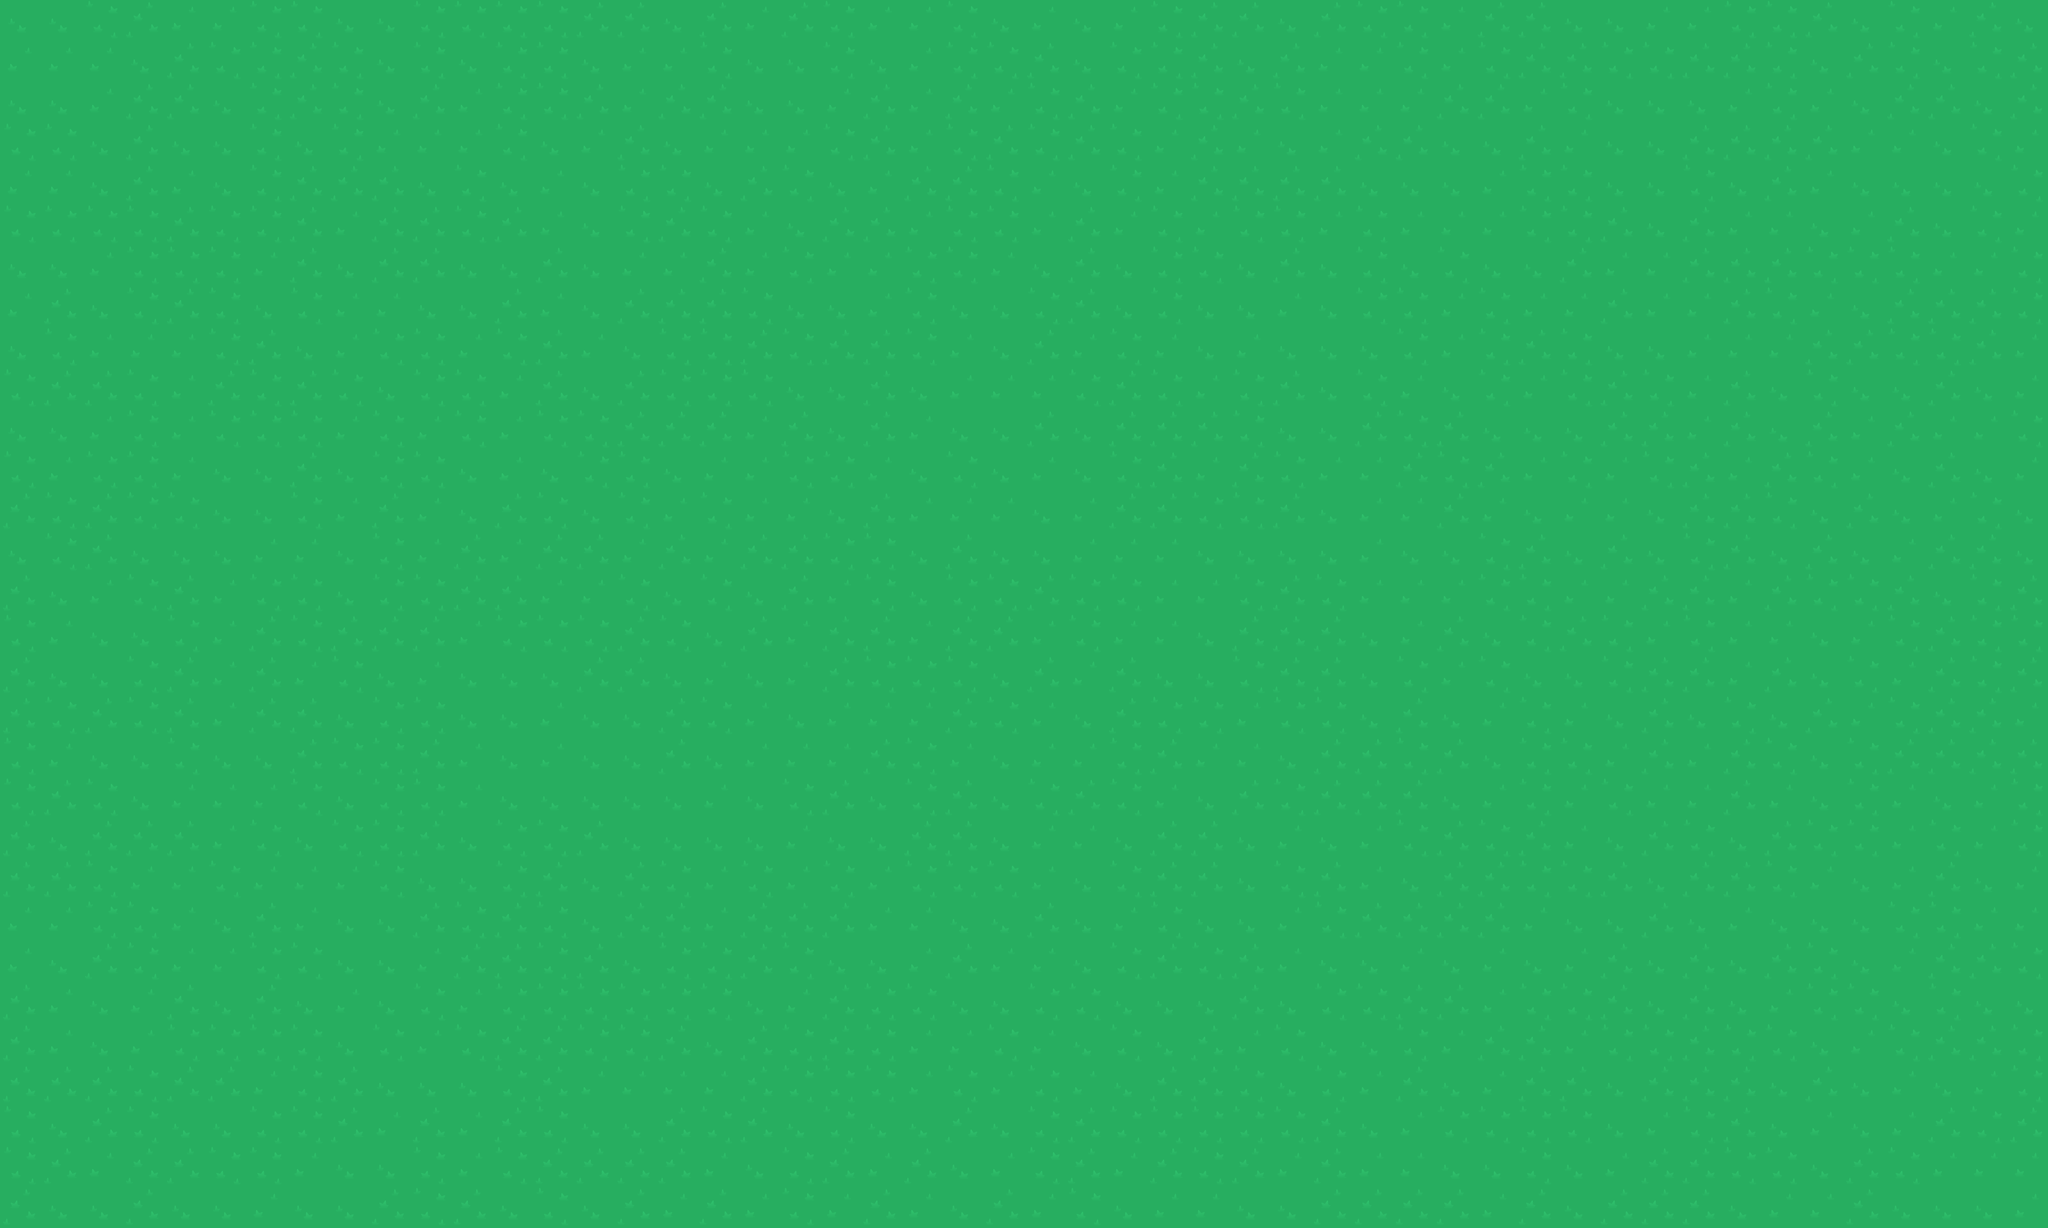

This game map was drawn from its Tiled (.tmx) file and the tilesets committed beside it. A one-line description and the full map source follow:
An orthogonal 50x30 tile map with 64x64 px tiles, 2 tile layers (Ground, Trees).

<map version="1.2" tiledversion="1.3.0" orientation="orthogonal" renderorder="right-down" compressionlevel="-1" width="50" height="30" tilewidth="64" tileheight="64" infinite="0" nextlayerid="3" nextobjectid="1">
 <tileset firstgid="1" source="Kenney Topdown Pack.tsx" />
 <layer id="1" name="Ground" width="50" height="30">
  <data encoding="csv">
4,4,2,1,3,3,2,2,4,4,2,2,2,2,1,1,4,1,3,1,2,3,3,2,4,3,4,3,2,1,1,4,1,2,2,3,1,1,4,4,3,3,2,2,1,4,2,3,1,4,
3,3,3,4,1,2,2,1,2,4,2,4,2,2,4,3,3,2,4,4,2,4,3,2,2,1,4,2,2,1,4,1,3,3,2,3,2,1,1,2,2,1,1,2,4,1,2,4,2,1,
4,4,3,1,1,4,2,1,2,4,1,3,2,2,1,3,1,1,4,4,3,1,3,1,3,2,1,3,2,2,1,2,3,3,3,1,1,3,2,4,4,4,3,2,3,4,1,1,4,1,
2,2,4,1,4,4,2,4,2,3,3,3,2,4,3,1,4,3,3,3,2,1,3,2,1,2,1,2,3,1,3,4,3,1,1,4,4,1,3,4,4,1,1,1,1,3,3,4,2,3,
3,3,4,1,3,4,2,1,1,1,4,2,4,3,4,2,2,4,1,2,4,3,1,1,2,3,4,2,3,1,1,1,1,4,4,4,3,2,2,4,4,2,4,1,3,4,4,4,4,2,
2,2,2,2,1,2,2,1,3,1,1,2,1,3,4,2,1,2,3,4,1,1,3,2,2,3,1,3,2,3,2,2,3,2,3,3,3,2,2,1,4,1,3,3,4,3,1,4,2,3,
4,4,3,2,2,2,3,1,4,1,1,4,4,1,4,3,3,1,3,2,3,3,2,2,3,4,1,4,2,2,4,1,4,2,4,2,4,4,1,3,3,1,1,1,2,2,2,3,3,2,
3,1,4,2,1,2,4,2,3,3,4,4,1,3,4,1,1,1,2,4,4,3,2,4,4,2,1,4,2,4,4,3,4,2,2,3,2,3,3,1,3,3,1,2,3,4,1,1,1,2,
4,2,3,3,3,2,1,4,3,2,2,3,2,1,3,4,2,2,1,2,1,1,2,3,4,1,3,2,3,4,3,4,4,4,2,3,2,1,2,4,4,3,3,3,1,1,2,2,1,3,
2,1,1,2,3,1,2,1,2,4,2,2,3,1,4,1,2,2,2,4,4,1,4,3,3,3,2,1,2,3,2,1,4,2,3,4,2,3,2,1,2,3,1,4,2,4,4,1,4,3,
4,4,3,2,3,2,2,2,3,2,3,2,3,2,2,1,1,1,3,1,4,1,3,4,4,1,4,1,1,1,2,4,4,1,2,1,4,4,4,1,1,3,1,4,1,3,1,3,3,2,
2,3,2,2,3,4,4,1,4,2,2,4,3,4,2,2,4,3,3,2,2,3,4,2,4,3,4,2,1,3,1,2,3,3,1,2,1,3,2,3,2,1,3,1,2,3,4,1,4,3,
1,2,1,2,2,4,4,2,3,1,3,4,1,2,4,2,3,2,3,3,4,1,3,3,3,4,3,1,1,2,2,1,4,3,3,1,3,4,3,3,4,1,1,2,4,1,4,3,2,4,
4,2,1,4,4,4,3,3,4,2,3,1,3,1,1,3,1,3,1,1,2,2,4,1,4,4,3,3,3,4,4,4,4,3,4,4,2,1,4,1,4,2,1,4,1,4,3,1,1,4,
1,4,3,2,1,3,2,2,4,2,2,1,1,3,3,2,4,2,4,1,3,2,4,2,2,1,2,2,3,3,2,1,2,3,3,3,2,2,3,3,1,1,3,1,2,2,1,4,2,1,
2,3,4,4,2,3,1,2,1,1,1,3,2,2,2,1,2,4,1,3,1,1,3,1,1,3,2,3,3,4,1,1,1,4,3,1,4,2,1,2,3,2,3,3,4,3,2,1,2,2,
1,4,4,2,1,3,1,3,2,4,3,4,4,4,1,1,4,3,4,3,1,2,2,2,4,1,3,1,4,4,2,1,1,4,2,3,2,4,4,2,1,1,3,1,4,2,3,1,2,1,
1,2,1,2,1,3,1,1,4,2,2,4,4,3,4,4,1,2,3,4,3,3,3,1,2,3,4,1,2,2,3,2,2,4,1,4,3,2,3,4,1,4,2,4,1,3,2,1,1,3,
2,3,4,4,2,4,4,1,2,2,1,3,4,3,4,4,1,4,3,3,3,1,2,3,4,3,3,2,1,3,3,4,1,1,2,1,4,2,2,3,1,3,1,2,4,2,1,1,1,1,
2,1,2,4,3,3,3,2,4,2,2,3,4,4,4,4,4,3,4,2,1,4,2,1,4,2,1,2,3,4,1,2,1,1,1,4,3,2,3,2,3,3,1,3,4,2,3,4,3,2,
1,4,1,1,1,3,2,4,2,2,1,4,2,2,1,4,4,4,4,3,4,4,1,1,4,3,3,4,1,1,4,3,4,3,2,1,2,1,3,4,1,2,4,1,2,2,3,2,3,2,
1,1,2,3,3,2,3,3,3,2,4,4,2,1,4,1,2,3,2,3,2,3,2,2,2,3,4,2,1,1,4,2,1,3,4,1,1,2,2,1,4,1,1,2,3,4,3,1,4,3,
3,3,2,2,3,4,1,3,4,4,1,2,1,2,4,1,1,3,1,1,1,3,3,4,4,1,4,3,2,4,4,3,2,1,1,1,1,3,4,4,1,4,3,4,4,4,2,2,3,3,
3,4,1,2,3,3,2,2,4,4,3,1,1,2,1,4,2,2,1,2,4,4,3,1,3,3,4,2,1,2,1,3,4,4,3,4,3,4,3,1,4,1,4,1,2,4,3,1,1,2,
1,3,4,3,1,4,1,4,3,4,2,3,2,2,2,2,2,2,4,3,1,2,2,4,4,2,2,4,4,4,1,4,2,2,1,1,3,2,2,1,4,1,4,3,2,2,4,2,4,4,
1,3,4,3,2,2,2,2,4,2,3,2,1,1,2,2,1,4,1,2,1,2,3,3,2,3,4,2,4,1,3,2,4,4,2,3,1,1,3,2,2,1,2,2,4,3,2,1,1,2,
1,1,1,2,1,1,3,2,1,4,4,4,2,1,3,3,3,3,1,2,2,2,3,2,3,2,3,4,1,1,2,4,2,3,1,4,3,1,1,4,1,1,1,4,1,4,3,4,3,2,
2,4,1,2,4,4,2,2,1,3,1,3,1,2,4,4,1,2,1,4,2,4,4,1,4,2,1,2,2,2,2,2,1,4,3,2,2,2,2,4,3,2,1,4,3,4,3,1,2,1,
2,1,3,1,1,2,2,3,4,4,2,3,2,1,1,1,1,3,4,2,1,3,1,4,3,2,1,3,1,2,1,3,1,3,3,4,4,2,4,3,1,1,2,2,4,1,2,3,3,3,
1,4,4,1,4,4,3,4,4,1,2,1,4,2,4,1,3,1,3,2,3,1,3,4,1,3,2,4,3,3,4,4,1,1,1,1,3,1,4,1,1,1,4,3,3,1,4,4,4,3
</data>
 </layer>
 <layer id="2" name="Trees" width="50" height="30">
  <data encoding="csv">
0,0,0,0,0,0,0,0,0,0,0,0,0,0,0,0,0,0,0,0,0,0,0,0,0,0,0,0,0,0,0,0,0,0,0,0,0,0,0,0,0,0,0,0,0,0,0,0,0,0,
0,0,0,0,0,0,0,0,0,0,0,0,0,0,0,0,0,0,0,0,0,0,0,0,0,0,0,0,0,0,0,0,0,0,0,0,0,0,0,0,0,0,0,0,0,0,0,0,0,0,
0,0,0,0,0,0,0,0,0,0,0,0,0,0,0,0,0,0,0,0,0,0,0,0,0,0,0,0,0,0,0,0,0,0,0,0,0,0,0,0,0,0,0,0,0,0,0,0,0,0,
0,0,0,0,0,0,0,0,0,0,0,0,0,0,0,0,0,0,0,0,0,0,0,0,0,0,0,0,0,0,0,0,0,0,0,0,0,0,0,0,0,0,0,0,0,0,0,0,0,0,
0,0,0,0,0,0,0,0,0,0,0,0,0,0,0,0,0,0,0,0,0,0,0,0,0,0,0,0,0,0,0,0,0,0,0,0,0,0,0,0,0,0,0,0,0,0,0,0,0,0,
0,0,0,0,0,0,0,0,0,0,0,0,0,0,0,0,0,0,0,0,0,0,0,0,0,0,0,0,0,0,0,0,0,0,0,0,0,0,0,0,0,0,0,0,0,0,0,0,0,0,
0,0,0,0,0,0,0,0,0,0,0,0,0,0,0,0,0,0,0,0,0,0,0,0,0,0,0,0,0,0,0,0,0,0,0,0,0,0,0,0,0,0,0,0,0,0,0,0,0,0,
0,0,0,0,0,0,0,0,0,0,0,0,0,0,0,0,0,0,0,0,0,0,0,0,0,0,0,0,0,0,0,0,0,0,0,0,0,0,0,0,0,0,0,0,0,0,0,0,0,0,
0,0,0,0,0,0,0,0,0,0,0,0,0,0,0,0,0,0,0,0,0,0,0,0,0,0,0,0,0,0,0,0,0,0,0,0,0,0,0,0,0,0,0,0,0,0,0,0,0,0,
0,0,0,0,0,0,0,0,0,0,0,0,0,0,0,0,0,0,0,0,0,0,0,0,0,0,0,0,0,0,0,0,0,0,0,0,0,0,0,0,0,0,0,0,0,0,0,0,0,0,
0,0,0,0,0,0,0,0,0,0,0,0,0,0,0,0,0,0,0,0,0,0,0,0,0,0,0,0,0,0,0,0,0,0,0,0,0,0,0,0,0,0,0,0,0,0,0,0,0,0,
0,0,0,0,0,0,0,0,0,0,0,0,0,0,0,0,0,0,0,0,0,0,0,0,0,0,0,0,0,0,0,0,0,0,0,0,0,0,0,0,0,0,0,0,0,0,0,0,0,0,
0,0,0,0,0,0,0,0,0,0,0,0,0,0,0,0,0,0,0,0,0,0,0,0,0,0,0,0,0,0,0,0,0,0,0,0,0,0,0,0,0,0,0,0,0,0,0,0,0,0,
0,0,0,0,0,0,0,0,0,0,0,0,0,0,0,0,0,0,0,0,0,0,0,0,0,0,0,0,0,0,0,0,0,0,0,0,0,0,0,0,0,0,0,0,0,0,0,0,0,0,
0,0,0,0,0,0,0,0,0,0,0,0,0,0,0,0,0,0,0,0,0,0,0,0,0,0,0,0,0,0,0,0,0,0,0,0,0,0,0,0,0,0,0,0,0,0,0,0,0,0,
0,0,0,0,0,0,0,0,0,0,0,0,0,0,0,0,0,0,0,0,0,0,0,0,0,0,0,0,0,0,0,0,0,0,0,0,0,0,0,0,0,0,0,0,0,0,0,0,0,0,
0,0,0,0,0,0,0,0,0,0,0,0,0,0,0,0,0,0,0,0,0,0,0,0,0,0,0,0,0,0,0,0,0,0,0,0,0,0,0,0,0,0,0,0,0,0,0,0,0,0,
0,0,0,0,0,0,0,0,0,0,0,0,0,0,0,0,0,0,0,0,0,0,0,0,0,0,0,0,0,0,0,0,0,0,0,0,0,0,0,0,0,0,0,0,0,0,0,0,0,0,
0,0,0,0,0,0,0,0,0,0,0,0,0,0,0,0,0,0,0,0,0,0,0,0,0,0,0,0,0,0,0,0,0,0,0,0,0,0,0,0,0,0,0,0,0,0,0,0,0,0,
0,0,0,0,0,0,0,0,0,0,0,0,0,0,0,0,0,0,0,0,0,0,0,0,0,0,0,0,0,0,0,0,0,0,0,0,0,0,0,0,0,0,0,0,0,0,0,0,0,0,
0,0,0,0,0,0,0,0,0,0,0,0,0,0,0,0,0,0,0,0,0,0,0,0,0,0,0,0,0,0,0,0,0,0,0,0,0,0,0,0,0,0,0,0,0,0,0,0,0,0,
0,0,0,0,0,0,0,0,0,0,0,0,0,0,0,0,0,0,0,0,0,0,0,0,0,0,0,0,0,0,0,0,0,0,0,0,0,0,0,0,0,0,0,0,0,0,0,0,0,0,
0,0,0,0,0,0,0,0,0,0,0,0,0,0,0,0,0,0,0,0,0,0,0,0,0,0,0,0,0,0,0,0,0,0,0,0,0,0,0,0,0,0,0,0,0,0,0,0,0,0,
0,0,0,0,0,0,0,0,0,0,0,0,0,0,0,0,0,0,0,0,0,0,0,0,0,0,0,0,0,0,0,0,0,0,0,0,0,0,0,0,0,0,0,0,0,0,0,0,0,0,
0,0,0,0,0,0,0,0,0,0,0,0,0,0,0,0,0,0,0,0,0,0,0,0,0,0,0,0,0,0,0,0,0,0,0,0,0,0,0,0,0,0,0,0,0,0,0,0,0,0,
0,0,0,0,0,0,0,0,0,0,0,0,0,0,0,0,0,0,0,0,0,0,0,0,0,0,0,0,0,0,0,0,0,0,0,0,0,0,0,0,0,0,0,0,0,0,0,0,0,0,
0,0,0,0,0,0,0,0,0,0,0,0,0,0,0,0,0,0,0,0,0,0,0,0,0,0,0,0,0,0,0,0,0,0,0,0,0,0,0,0,0,0,0,0,0,0,0,0,0,0,
0,0,0,0,0,0,0,0,0,0,0,0,0,0,0,0,0,0,0,0,0,0,0,0,0,0,0,0,0,0,0,0,0,0,0,0,0,0,0,0,0,0,0,0,0,0,0,0,0,0,
0,0,0,0,0,0,0,0,0,0,0,0,0,0,0,0,0,0,0,0,0,0,0,0,0,0,0,0,0,0,0,0,0,0,0,0,0,0,0,0,0,0,0,0,0,0,0,0,0,0,
0,0,0,0,0,0,0,0,0,0,0,0,0,0,0,0,0,0,0,0,0,0,0,0,0,0,0,0,0,0,0,0,0,0,0,0,0,0,0,0,0,0,0,0,0,0,0,0,0,0
</data>
 </layer>
</map>
